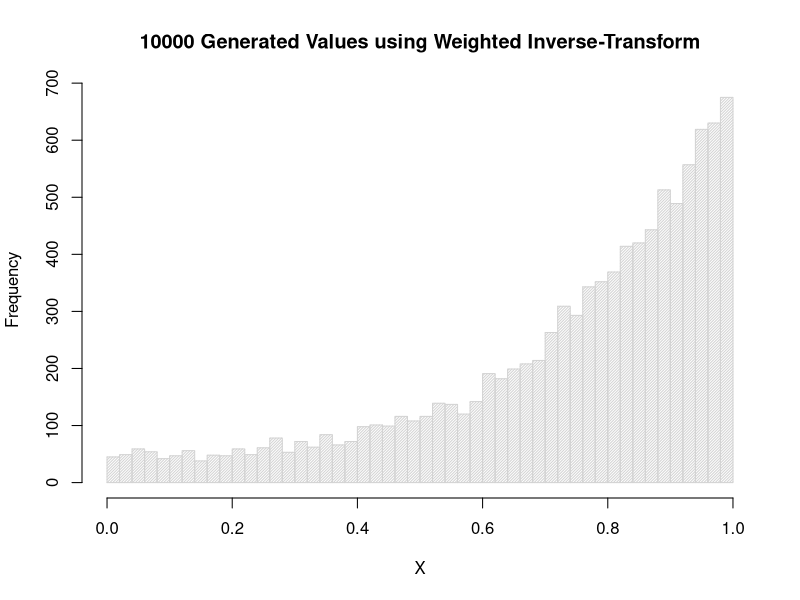

Here is the R script that generated this plot:
problem_8_inverse_transform = function(n) {
  
  X = rep(0, n)
  i = 0
  
  while (i < n) {
    
    # Generate uniform for selecting distribution
    U = runif(1)
    # Generate uniform for generating variable
    V = runif(1)
    
    # Generate X-values based on V, using inverted CDF
    if (U < 0.25) {
      X[i] = V
    } else if (U >= 0.25 & U < 0.75) {
      X[i] = V^(1/4)
    } else {
      X[i] = V^(1/5)
    }
    
    i = i + 1
  }
  
  hist(X, breaks = 50, density = 50, 
       main=paste(n, "Generated Values using Weighted Inverse-Transform"));
}

problem_8_inverse_transform(10000)
